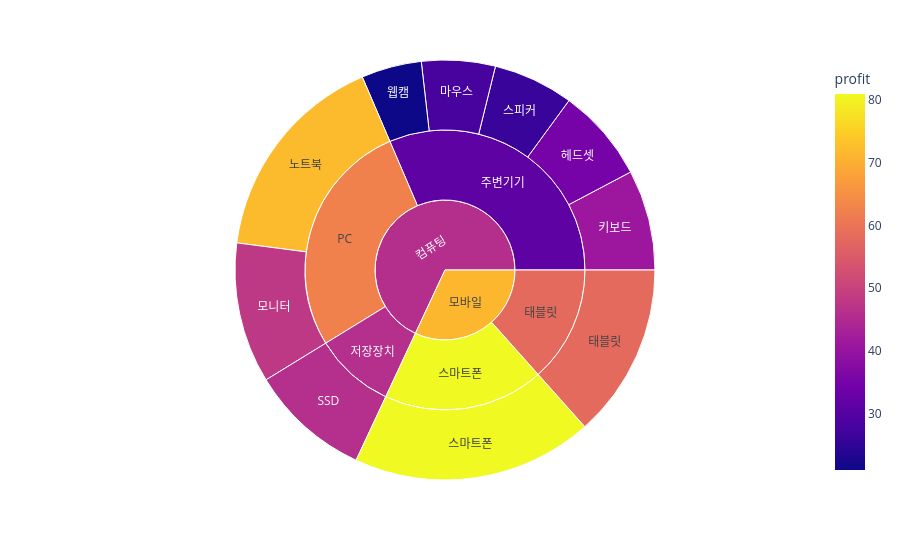

Notebook cell for this chart:
### Code cell
fig = px.sunburst(
    product_df,
    path=[
        'department',
        'category',
        'product'
    ],
    color='profit',
    values='sales',
)

fig.show()

### Figure 1 — Plotly figure (JSON) as saved in the notebook; plotly's stock layout.template omitted (floating-point values rounded to 4 significant figures)
{"data": [{"branchvalues": "total", "customdata": [[72.0], [48.0], [41.0], [28.0], [58.0], [35.0], [21.0], [26.0], [46.0], [81.0], [62.49], [31.38], [58.0], [46.0], [81.0], [45.86], [71.35]], "domain": {"x": [0.0, 1.0], "y": [0.0, 1.0]}, "hovertemplate": "labels=%{label}<br>sales=%{value}<br>parent=%{parent}<br>id=%{id}<br>profit=%{color}<extra></extra>", "ids": ["컴퓨팅/PC/노트북", "컴퓨팅/PC/모니터", "컴퓨팅/주변기기/키보드", "컴퓨팅/주변기기/마우스", "모바일/태블릿/태블릿", "컴퓨팅/주변기기/헤드셋", "컴퓨팅/주변기기/웹캠", "컴퓨팅/주변기기/스피커", "컴퓨팅/저장장치/SSD", "모바일/스마트폰/스마트폰", "컴퓨팅/PC", "컴퓨팅/주변기기", "모바일/태블릿", "컴퓨팅/저장장치", "모바일/스마트폰", "컴퓨팅", "모바일"], "labels": ["노트북", "모니터", "키보드", "마우스", "태블릿", "헤드셋", "웹캠", "스피커", "SSD", "스마트폰", "PC", "주변기기", "태블릿", "저장장치", "스마트폰", "컴퓨팅", "모바일"], "marker": {"coloraxis": "coloraxis", "colors": [72.0, 48.0, 41.0, 28.0, 58.0, 35.0, 21.0, 26.0, 46.0, 81.0, 62.49, 31.38, 58.0, 46.0, 81.0, 45.86, 71.35]}, "name": "", "parents": ["컴퓨팅/PC", "컴퓨팅/PC", "컴퓨팅/주변기기", "컴퓨팅/주변기기", "모바일/태블릿", "컴퓨팅/주변기기", "컴퓨팅/주변기기", "컴퓨팅/주변기기", "컴퓨팅/저장장치", "모바일/스마트폰", "컴퓨팅", "컴퓨팅", "모바일", "컴퓨팅", "모바일", "", ""], "values": [320.0, 210.0, 150.0, 110.0, 260.0, 140.0, 90.0, 120.0, 180.0, 360.0, 530.0, 610.0, 260.0, 180.0, 360.0, 1320.0, 620.0], "type": "sunburst"}], "layout": {"coloraxis": {"colorbar": {"title": {"text": "profit"}}, "colorscale": [[0.0, "#0d0887"], [0.1111, "#46039f"], [0.2222, "#7201a8"], [0.3333, "#9c179e"], [0.4444, "#bd3786"], [0.5556, "#d8576b"], [0.6667, "#ed7953"], [0.7778, "#fb9f3a"], [0.8889, "#fdca26"], [1.0, "#f0f921"]]}, "legend": {"tracegroupgap": 0}, "margin": {"t": 60}}}
